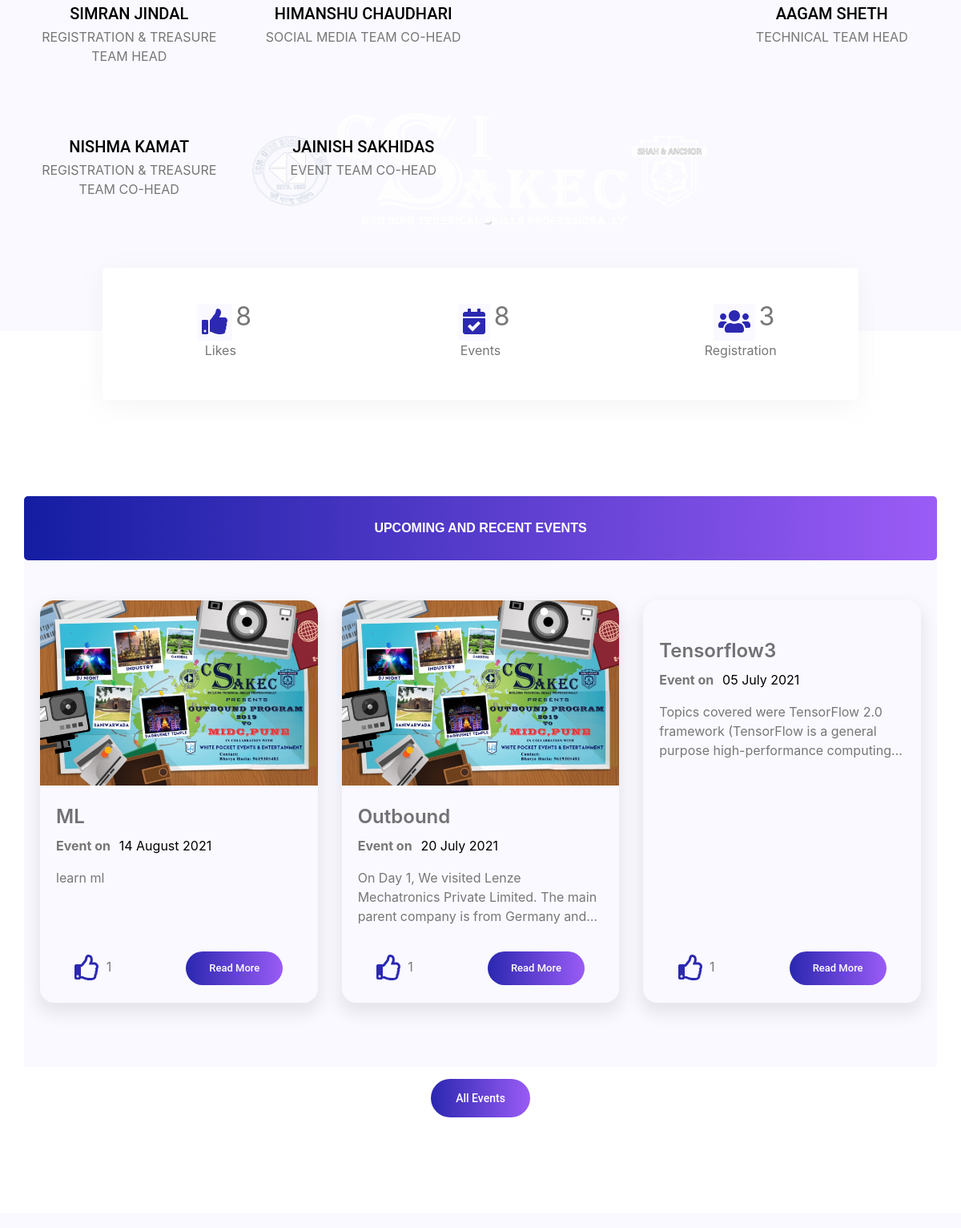
Before: / (middle part) with the older database file.
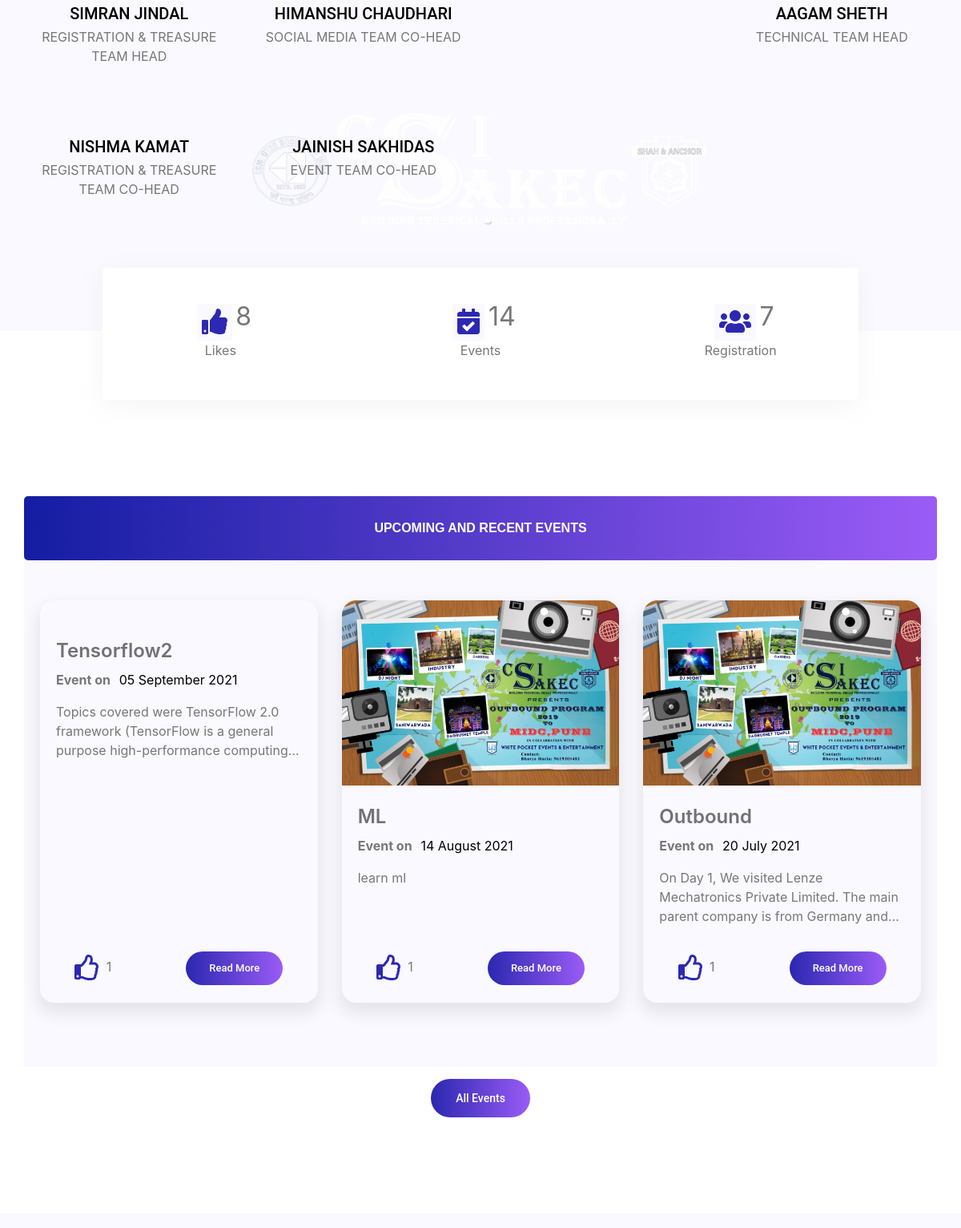
After: the same page with the newer database file.
### tables this page shows
CREATE TABLE `csi_coordinator` (
  `id` int(100) NOT NULL,
  `user_id` int(11) NOT NULL,
  `image` text NOT NULL
);

CREATE TABLE `csi_userdata` (
  `id` int(11) NOT NULL,
  `name` varchar(255) NOT NULL,
  `year` varchar(5) NOT NULL,
  `division` varchar(10) DEFAULT NULL,
  `rollNo` int(10) DEFAULT NULL,
  `emailID` varchar(50) NOT NULL,
  `phonenumber` bigint(10) NOT NULL,
  `branch` varchar(10) NOT NULL,
  `role` int(15) NOT NULL,
  `gender` varchar(10) NOT NULL,
  `organization` varchar(255) NOT NULL DEFAULT 'sakec'
);

CREATE TABLE `csi_role` (
  `id` int(11) NOT NULL,
  `role_name` varchar(256) NOT NULL,
  `main_page_edit` tinyint(4) NOT NULL DEFAULT 0,
  `user_data` tinyint(4) NOT NULL DEFAULT 0,
  `role` tinyint(4) NOT NULL DEFAULT 0,
  `add_event` tinyint(4) NOT NULL DEFAULT 0,
  `budget` tinyint(4) NOT NULL DEFAULT 0,
  `manage_event` tinyint(4) NOT NULL DEFAULT 0,
  `edit_attendance` tinyint(4) NOT NULL DEFAULT 0,
  `permission_letter` tinyint(4) NOT NULL DEFAULT 0,
  `report` tinyint(4) NOT NULL DEFAULT 0,
  `confirm_event_registration` tinyint(4) NOT NULL DEFAULT 0,
  `content_repository` tinyint(4) NOT NULL DEFAULT 0,
  `feedback_response` tinyint(4) NOT NULL DEFAULT 0,
  `query` tinyint(4) NOT NULL DEFAULT 0,
  `reply_log` tinyint(4) NOT NULL DEFAULT 0,
  `audit` tinyint(4) NOT NULL DEFAULT 0,
  `confirm_membership` tinyint(4) NOT NULL DEFAULT 0
);

CREATE TABLE `csi_event` (
  `id` int(11) NOT NULL,
  `title` varchar(225) NOT NULL,
  `subtitle` varchar(255) NOT NULL,
  `banner` varchar(256) NOT NULL,
  `e_from_date` date NOT NULL,
  `e_to_date` date NOT NULL,
  `e_from_time` time NOT NULL,
  `e_to_time` time NOT NULL,
  `e_description` text NOT NULL,
  `fee_m` int(5) NOT NULL,
  `fee` int(5) NOT NULL,
  `live` tinyint(1) NOT NULL,
  `feedback` tinyint(4) NOT NULL,
  `selfie` tinyint(4) NOT NULL
);

### config.php (called while the page is built, shortened)
<?php
    $conn = mysqli_connect(DB_SERVER, DB_USERNAME, DB_PASSWORD, DB_NAME);
    function execute($sql){
        global $conn;
        return mysqli_query($conn, $sql);
    }
    function getValue($sql){
        return mysqli_fetch_assoc(execute($sql));
    }
    function getSpecificValue($sql,$columnName){
        $variable= getValue($sql);
        return $variable[$columnName];
    }
?>

### index.php (the view, shortened to what the changed rows need)
<!DOCTYPE html>
<html lang="en">
<head>
    <link rel="stylesheet" href="plugins/bootstrap-4.6.0-dist/css/bootstrap.min.css">
    <link rel="stylesheet" href="css/style.css?v=<?php echo time(); ?>">
    <?php
    require_once "config.php";
    ?>
</head>
<body>
    <section id="team" class="team_area p_120">
        <div class="container">
            <?php
            $querycoordinator = execute("SELECT  name, r.role_name as duty, c.image as image
                                        FROM `csi_coordinator` as c, `csi_userdata` as u,`csi_role` as r
                                        WHERE c.user_id = u.id and u.role = r.id and (r.role_name like '%Coordinator%' || r.role_name = 'General Secretary' || r.role_name like '%Team%')");
            $number_of_coordinator = mysqli_num_rows($querycoordinator);
            while ($number_of_coordinator > 0) {
            ?>
                <div class="row team_inner">
                    <?php
                    for ($count = 0; $count < 4; $count++, $number_of_coordinator--) {
                        if ($number_of_coordinator == 0) {
                            break;
                        }
                        $rowcoordinator = mysqli_fetch_assoc($querycoordinator);
                    ?>
                        <div class="col-lg-3 col-sm-6">
                            <div class="team_item">
                                <div class="team_img"><img style="height:250px; width:auto;" src="<?php echo "Coordinator_Photo/" . trim($rowcoordinator['image']); ?>" alt=""></div>
                                <div class="team_name">
                                    <h4><?php echo $rowcoordinator['name']; ?></h4>
                                </div>
                                <p class="text-uppercase grey-text mb-3"><?php echo $rowcoordinator['duty']; ?></p>
                            </div>
                        </div>
                    <?php
                    }
                    ?>
                </div>
                <div class="spacer" style="height:45px;"></div>
            <?php
            }
            ?>
        </div>
    </section>
    <?php
    $events = getSpecificValue("SELECT COUNT(`csi_event`.`id`)  `events` FROM `csi_event`", 'events');
    $registration  = getSpecificValue("SELECT COUNT(`csi_collection`.`id`)as `registration` FROM `csi_collection` WHERE `confirmed`='1'", 'registration');
    ?>
    <section class="event_time_area">
        <div class="container">
            <div class="count_inner">
                <div class="row">
                    <div class="col">
                        <button class="btn icon_btn"><i class="fas fa-calendar-check fa-2x"></i></button>
                        <span class="counter"><?php echo $events; ?></span>
                        <br>
                        Events
                    </div>
                    <div class="col">
                        <button class="btn icon_btn"><i class="fas fa-users fa-2x"></i></button>
                        <span class="counter"><?php echo $registration; ?></span>
                        <br>
                        Registration
                    </div>
                </div>
            </div>
        </div>
    </section>
    <section id="events" class="p_120">
        <div class="container">
            <div class="event_schedule_inner">
                <div id="London" class="tabcontent" style="display:block;">
                    <div class="row ">
                        <?php
                        $queryevent = execute("SELECT * FROM csi_event where live = 1 ORDER BY e_from_date desc LIMIT 3");
                        if (mysqli_num_rows($queryevent) > 0) {
                            while ($rowevent = mysqli_fetch_assoc($queryevent)) {
                                if ($rowevent['live'] == 1) {
                                    $eventdate = date("d F Y", strtotime($rowevent['e_from_date']));
                        ?>
                                    <div class="col-lg-4 col-md-6 d-flex align-items-stretch">
                                        <div class="posts">
                                            <img src="<?php echo "Banner/" . trim($rowevent['banner']); ?>" alt="" class="img-fluid">
                                            <div class="blog-inner">
                                                <h2><a href="#"><?php echo $rowevent['title']; ?></a></h2>
                                                <div class="mh-blog-post-info">
                                                    <p>
                                                        <strong>Event on </strong>
                                                        <span class="event_date"><?php echo $eventdate; ?></span>
                                                    </p>
                                                </div>
                                                <p class="line-clamp">
                                                    <?php echo $rowevent['e_description']; ?>
                                                </p>
                                                <?php
                                                $event_id = $rowevent['id'];
                                                $email = NULL;
                                                $count = getSpecificValue("SELECT COUNT(user_id) as count FROM `csi_event_likes` where `event_id` = " . $rowevent['id'], 'count');
                                                $liked = getValue("SELECT COUNT(`csi_event_likes`.`id`) as count FROM `csi_event_likes`, `csi_userdata` WHERE `emailID` = '$email' AND `user_id`= `csi_userdata`.`id` AND`event_id` = '$event_id'");
                                                ?>
                                                <div class="likes" id="likes_<?php echo $event_id; ?>">
                                                    <?php
                                                    if ($liked['count'] == 0) {
                                                    ?>
                                                        <button class="btn icon_btn" name="like" value="<?php echo $event_id; ?>"><i class="far fa-thumbs-up fa-2x"></i></button>
                                                    <?php
                                                    } else {
                                                    ?>
                                                        <button class="btn icon_btn" name="unlike" value="<?php echo $event_id; ?>"><i class="fas fa-thumbs-up fa-2x"></i></button>
                                                    <?php
                                                    }
                                                    ?>
                                                    <?php echo $count; ?>
                                                </div>
                                                <form action="event.php" method="GET">
                                                    <button class="btn main_btn_read_more" type="submit">Read More</button>
                                                </form>
                                            </div>
                                        </div>
                                    </div>
                        <?php
                                }
                            }
                        }
                        ?>
                    </div>
                </div>
            </div>
        </div>
    </section>
</body>
</html>

Changed rows visible on the page:
no longer on this page (row edited): csi_event: title "Tensorflow3", e_from_date "05 July 2021", e_description "Topics covered were TensorFlow 2.0 framework (TensorFlow is a general purpose high-performance…", $event_id 48 (drawn), count "1"
now on this page (row edited): csi_event: title "Tensorflow2", e_from_date "05 September 2021", e_description "Topics covered were TensorFlow 2.0 framework (TensorFlow is a general purpose high-performance…", $event_id 47 (drawn), count "1"
Other visible differences:
$events: "8" → "14"
$registration: "3" → "7"
